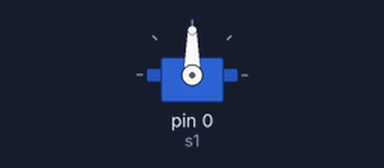
Bench run of a sketch on a simulated Arduino Uno, built with avr-gcc and run on an emulated ATmega328P. Parts: servo.

Above: at 0.1 s.
At 1.1 s:
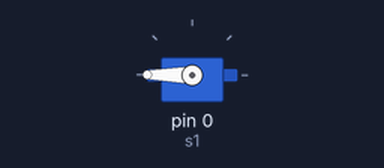
Timing chart, 0 to 2.6 s (numbered marks = the images above):
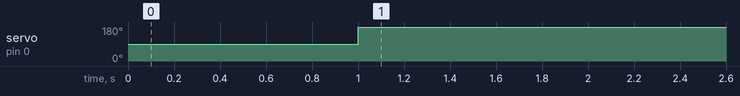

Measured:
- by itself, servo on pin 0 (s1): 90° → 180° at 1.0 s

The sketch:

servo_motor.ino
```cpp
#include <Servo.h>
Servo s1;

void setup() {
  // put your setup code here, to run once:
s1.attach(0);
s1.write(90);
delay(1000);
s1.write(180);
}

void loop() {
  // put your main code here, to run repeatedly:


}
```
